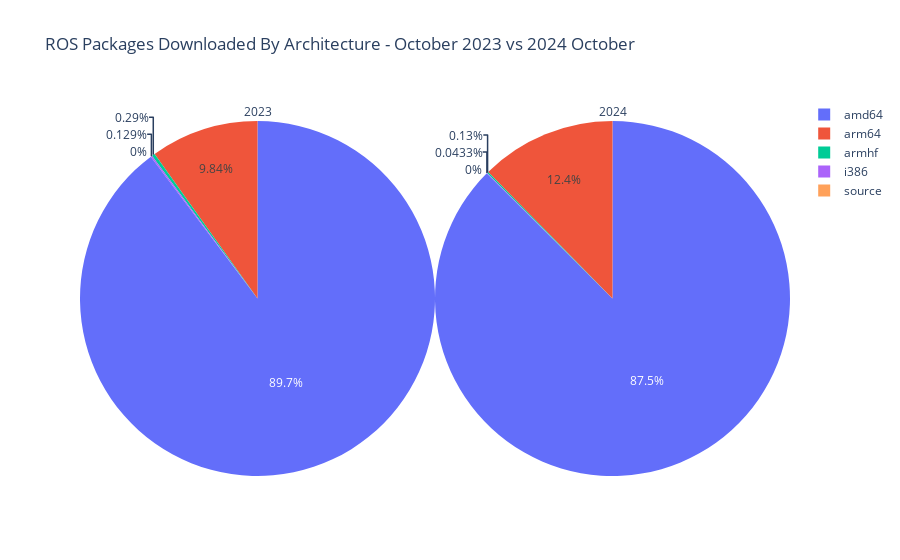

Source (notebook cell):
### Code cell
# Download percentages by year
temp["diff"]=temp[this_year]-temp[last_year]
temp = arch_df[arch_os_df[this_year]>0.00001]

trace1 = go.Pie(values= temp[this_year], labels = temp["name"],domain=dict(x=[0.5, 1]),title=this_year)
trace2 = go.Pie(values= temp[last_year], labels = temp["name"],domain=dict(x=[0.0,0.5]),title=last_year)

layout = go.Layout(title="ROS Packages Downloaded By Architecture - {0} {1} vs {2} {3}".format(last_month,last_year,this_year,this_month))
data = [trace1, trace2]
fig = go.Figure(data=data, layout=layout)
fig.show()

### Figure 1 — Plotly figure (JSON) as saved in the notebook; plotly's stock layout.template omitted (floating-point values rounded to 4 significant figures)
{"data": [{"domain": {"x": [0.5, 1]}, "labels": ["i386", "amd64", "armhf", "arm64", "source"], "title": {"text": "2024"}, "type": "pie", "values": [0.04, 80.75, 0.12, 11.41, 0]}, {"domain": {"x": [0, 0.5]}, "labels": ["i386", "amd64", "armhf", "arm64", "source"], "title": {"text": "2023"}, "type": "pie", "values": [0.12, 83.69, 0.27, 9.18, 0]}], "layout": {"title": {"text": "ROS Packages Downloaded By Architecture - October 2023 vs 2024 October"}}}
